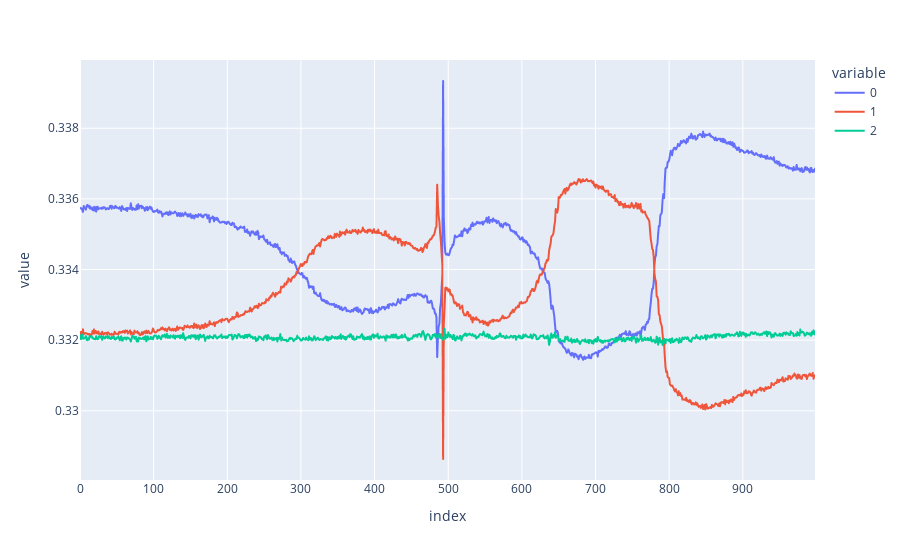

The notebook cell saved with this chart:
### Code cell
coefficients = np.array([c.detach().numpy() for c in simple_model.soft_coeffs])

px.line(coefficients.T)

### Figure 1 — Plotly figure (JSON) as saved in the notebook; plotly's stock layout.template omitted (floating-point values rounded to 4 significant figures; data arrays with more than 128 entries replaced by an {"elided": "..."} marker saying what was removed)
{"data": [{"hovertemplate": "variable=0<br>index=%{x}<br>value=%{y}<extra></extra>", "legendgroup": "0", "line": {"color": "#636efa", "dash": "solid"}, "marker": {"symbol": "circle"}, "mode": "lines", "name": "0", "showlegend": true, "type": "scattergl", "x": {"elided": "999 int values"}, "xaxis": "x", "y": {"elided": "999 float values"}, "yaxis": "y"}, {"hovertemplate": "variable=1<br>index=%{x}<br>value=%{y}<extra></extra>", "legendgroup": "1", "line": {"color": "#EF553B", "dash": "solid"}, "marker": {"symbol": "circle"}, "mode": "lines", "name": "1", "showlegend": true, "type": "scattergl", "x": {"elided": "999 int values"}, "xaxis": "x", "y": {"elided": "999 float values"}, "yaxis": "y"}, {"hovertemplate": "variable=2<br>index=%{x}<br>value=%{y}<extra></extra>", "legendgroup": "2", "line": {"color": "#00cc96", "dash": "solid"}, "marker": {"symbol": "circle"}, "mode": "lines", "name": "2", "showlegend": true, "type": "scattergl", "x": {"elided": "999 int values"}, "xaxis": "x", "y": {"elided": "999 float values"}, "yaxis": "y"}], "layout": {"legend": {"title": {"text": "variable"}, "tracegroupgap": 0}, "margin": {"t": 60}, "xaxis": {"anchor": "y", "domain": [0, 1], "title": {"text": "index"}}, "yaxis": {"anchor": "x", "domain": [0, 1], "title": {"text": "value"}}}}
